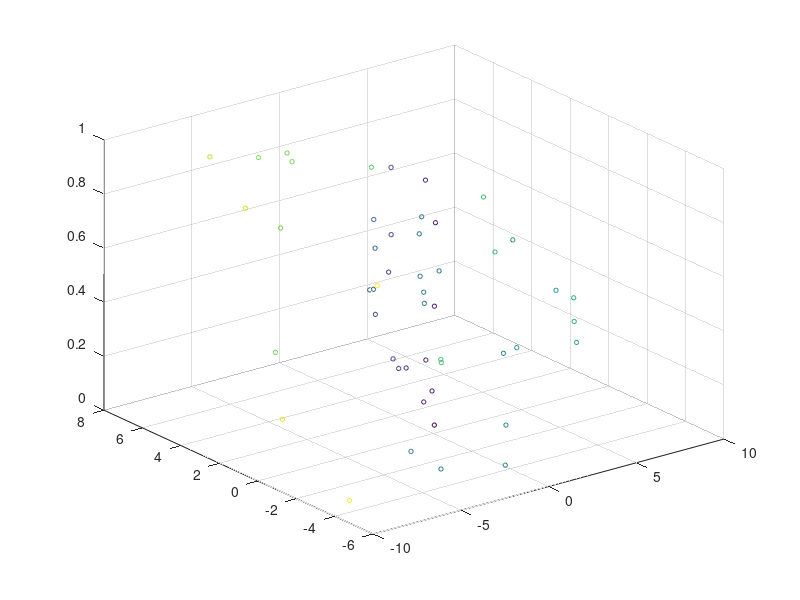

MATLAB code for this plot: (Note: this script raises an error after producing the figure.)
%Demo_scigplvm

addpath(genpath('../code'));

clear

%% data generate
nTr = 50;
nTe = 100;
% nClass = 5;

% xTr = rand(nTr,1)*10;
% xTe = rand(nTe,1)*10;

zTr = rand(nTr,1)*10;
zTe = linspace(0.01,10,nTe)';

xTr = zTr + randn(nTr,1)*1;
xTe = zTe;

yTr = [cos(zTr).*zTr, sin(zTr).*zTr, rand(nTr,1)*1];   %swiss roll 
figure(1)
scatter3(cos(zTr).*zTr, sin(zTr).*zTr, rand(nTr,1),10,zTr);

yTe = [cos(zTe).*zTe, sin(zTe).*zTe, rand(nTe,1)*1];   %swiss roll 
%% use yTr to predict  xTr
% model1 = train_cigplvm(yTr,2,'ard');
Y{1} = yTr;
Y{2} = zTr;
% model1 = train_scigplvm_dpp_v2(Y,3,'ard');
model1 = train_scigplvm_v2(Y,10,'ard');

model2 = sgplvm_invGp_v1(model1,1,yTe);

model3 = train_scigplvm_dpp_infere_v2(model1,1,yTe);
% model3 = train_scigplvm_dpp_infere_v4(model1,1,yTe);  %for dpp model

model4 = scigplvm_infere_v3(model1,1,yTe);

%%
figure(1)
plot(zTe,model2.y_star{1},'r-')
hold on 
plot(zTe,model3.y_star{1},'b-')
plot(zTe,model4.y_star{1},'g-')
plot(zTe,yTe,'k-')
plot(zTr,yTr,'k+')
hold off

figure(2)
% plot(model2.y_star{2},'r-')
% hold on 
% plot(model3.y_star{2},'b-')
% plot(model4.y_star{2},'g-')
% plot(xTe,'k-')
% plot(zTr,'k+')
% hold off

plot(zTe,model2.y_star{2},'r-')
hold on 
plot(zTe,model3.y_star{2},'b-')
plot(zTe,model4.y_star{2},'g-')
plot(zTe,zTe,'k-')
plot(zTr,zTr,'k+')
hold off